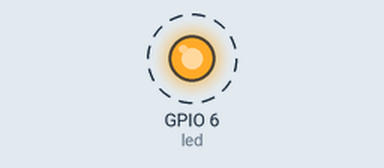
Bench run of a program on a simulated Raspberry Pi (BCM pin numbers). Shown: output pins drawn as LEDs (lit = HIGH). Dashed ring = blinking. What the program prints to the terminal is not drawn. At 5.0 s the program stops and its outputs stay as they are.

Above: at 0.5 s.
Timing chart, 0 to 4.6 s (numbered marks = the images above):
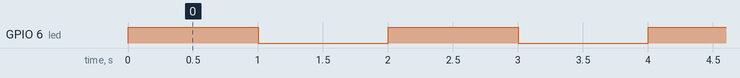

Measured:
- by itself, GPIO 6 (led): alternates HIGH for 1.0 s and LOW for 1.0 s

The program:

8-1.py
```python
import time
import RPi.GPIO as GPIO

def led_on_off(pin, value):
	GPIO.output(pin, value)

GPIO.setmode(GPIO.BCM)
GPIO.setwarnings(False)

led = 6
GPIO.setup(led, GPIO.OUT)

on_off = 1

print("LED를 지켜보세요.")

for i in range(5):
	led_on_off(led, on_off)
	time.sleep(1)
	print(i, end=" ", flush=True)
	on_off = 0 if on_off == 1 else 1

print()
GPIO.cleanup()
```
